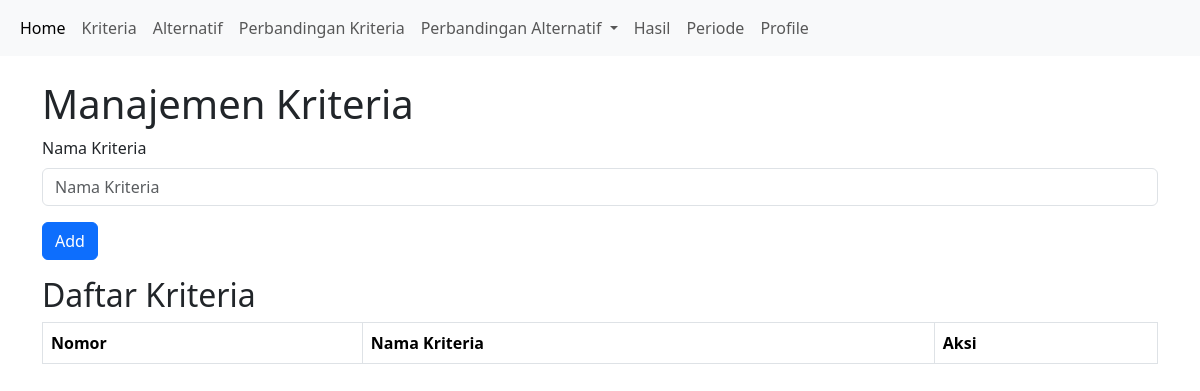
/kriteria/kriteria.php, run on an earlier commit of the app's database.
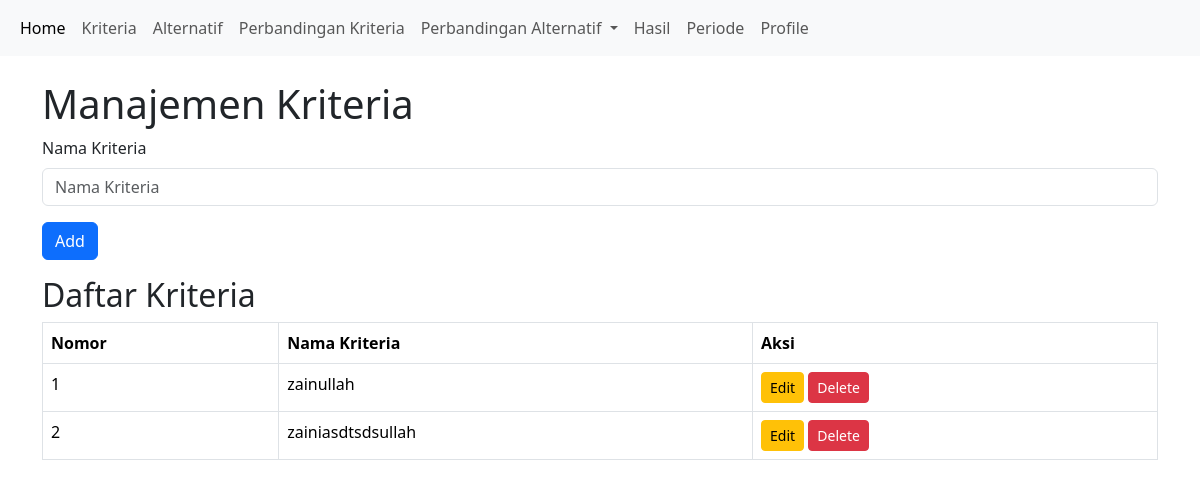
And on a later commit of the database.
### tables this page shows
CREATE TABLE `kriteria` (
  `id_kriteria` int(11) NOT NULL,
  `nama_kriteria` varchar(255) NOT NULL,
  `bobot` float NOT NULL
);

### kriteria/kriteria.php (the view, shortened to what this page needs)
<?php
include '../config.php';
?>
<!DOCTYPE html>
<html lang="en">
<head>
    <link href="https://cdn.jsdelivr.net/npm/bootstrap@5.3.3/dist/css/bootstrap.min.css" rel="stylesheet">
</head>
<body>
    <?php include '../navbar.php'; ?>
    <div class="container mt-4">
        <h1>Manajemen Kriteria</h1>
        <form action="" method="POST" class="mb-3">
            <div class="mb-3">
                <label for="nama_kriteria" class="form-label">Nama Kriteria</label>
                <input type="text" class="form-control" id="nama_kriteria" name="nama_kriteria" placeholder="Nama Kriteria" required>
            </div>
            <button type="submit" name="add_kriteria" class="btn btn-primary">Add</button>
        </form>
        <h2>Daftar Kriteria</h2>
        <table class="table table-bordered">
            <thead>
                <tr>
                    <th>Nomor</th>
                    <th>Nama Kriteria</th>
                    <th>Aksi</th>
                </tr>
            </thead>
            <tbody>
                <?php
                $sql = "SELECT * FROM kriteria";
                $result = $conn->query($sql);
                $no = 1;
                while ($row = $result->fetch_assoc()) {
                    echo "<tr>";
                    echo "<td>" . $no++ . "</td>";
                    echo "<td>" . $row['nama_kriteria'] . "</td>";
                    echo "<td>
        <a href='kriteria.php?edit=" . $row['id_kriteria'] . "' class='btn btn-warning btn-sm'>Edit</a>
        <a href='kriteria.php?delete=" . $row['id_kriteria'] . "' class='btn btn-danger btn-sm' onclick=\"return confirm('Anda yakin ingin menghapus kriteria ini?')\">Delete</a>
        </td>";
                    echo "</tr>";
                }
                ?>
            </tbody>
        </table>
    </div>
</body>
</html>

What changed in the data, as far as the page shows it:
added kriteria: nama_kriteria "zainullah"
added kriteria: nama_kriteria "zainiasdtsdsullah"
